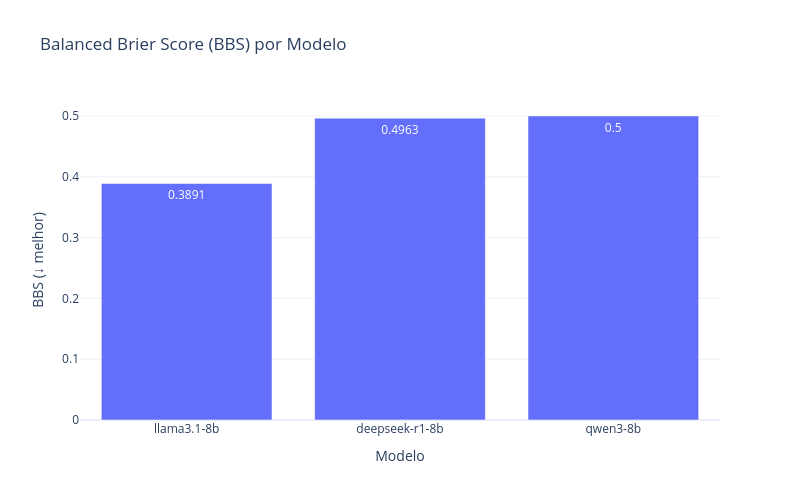

Notebook code cell kept with this figure:
### Code cell
fig = go.Figure()
fig.add_trace(go.Bar(
    x=df_bbs["model"],
    y=df_bbs["BBS"],
    text=df_bbs["BBS"].round(4),
    textposition="auto"
))
fig.update_layout(
    title="Balanced Brier Score (BBS) por Modelo",
    xaxis_title="Modelo",
    yaxis_title="BBS (↓ melhor)",
    template="plotly_white",
    width=800,
    height=500
)
fig.show()

### Figure 1 — Plotly figure (JSON) as saved in the notebook; plotly's stock layout.template omitted (floating-point values rounded to 4 significant figures)
{"data": [{"text": [0.3891, 0.4963, 0.5], "textposition": "auto", "type": "bar", "x": ["llama3.1-8b", "deepseek-r1-8b", "qwen3-8b"], "y": [0.3891, 0.4963, 0.5]}], "layout": {"height": 500, "title": {"text": "Balanced Brier Score (BBS) por Modelo"}, "width": 800, "xaxis": {"title": {"text": "Modelo"}}, "yaxis": {"title": {"text": "BBS (↓ melhor)"}}}}
